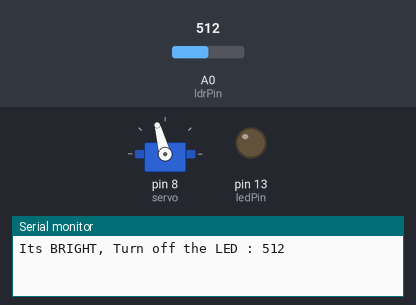
A sketch run on a simulated Arduino Uno, built with avr-gcc and run on an emulated ATmega328P. Shown: servo, output pins drawn as LEDs (lit = HIGH), the last lines printed to the serial monitor. Inputs (shaded band) come from the test bench; at power-on: A0 (ldrPin) = 512.

Above: at 1.2 s.
1.3 s: A0 (ldrPin) set to 212
2.8 s: A0 (ldrPin) set to 191
At 3.1 s:
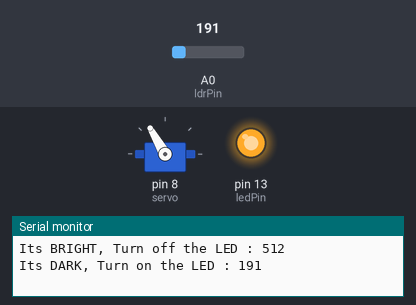
4.3 s: A0 (ldrPin) set to 210
At 5.4 s:
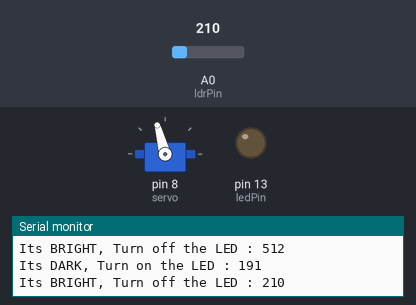
5.8 s: A0 (ldrPin) set to 190
At 6.5 s:
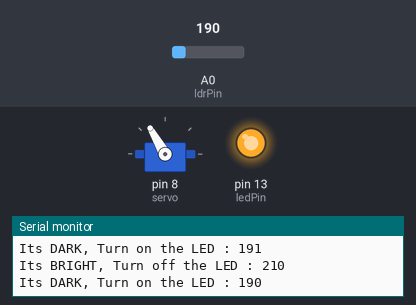
Timing chart, 0 to 8.3 s (numbered marks = the images above; inputs shaded):
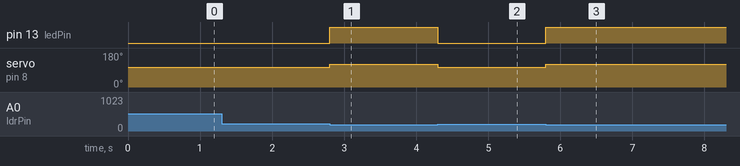

The sketch:

LDRnServo.ino
```cpp
#include <Servo.h>
const int ledPin = 13;

const int ldrPin = A0;
int ldrStatus;
int pldrStatus;
Servo servo;
void setup() {
ldrStatus = 0;
pldrStatus = 129841;
Serial.begin(9600);
servo.attach(8);

pinMode(ledPin, OUTPUT);

pinMode(ldrPin, INPUT);

}

void loop() {

ldrStatus = analogRead(ldrPin);

if (ldrStatus <= 200 && pldrStatus>200) {

digitalWrite(ledPin, HIGH);

servo.write(120);
Serial.print("Its DARK, Turn on the LED : ");

Serial.println(ldrStatus);
} else if(ldrStatus > 200 && pldrStatus <= 200) {

digitalWrite(ledPin, LOW);
servo.write(105);
Serial.print("Its BRIGHT, Turn off the LED : ");

Serial.println(ldrStatus);

}
//delay(10);
pldrStatus = ldrStatus;
}
```

Measured:
- the behaviour switches between 201 and 200 on A0 (ldrPin) (found by bisection; images 0 and 1)
- after the input at 1.3 s, every drawn part: stays the same
- after the input at 2.8 s, pin 13 (ledPin): LOW → HIGH at once; servo on pin 8 (servo): 105° → 120° at once
- after the input at 4.3 s, pin 13 (ledPin): HIGH → LOW at once; servo on pin 8 (servo): 120° → 105° at once
- after the input at 5.8 s, pin 13 (ledPin): LOW → HIGH at once; servo on pin 8 (servo): 105° → 120° at once
